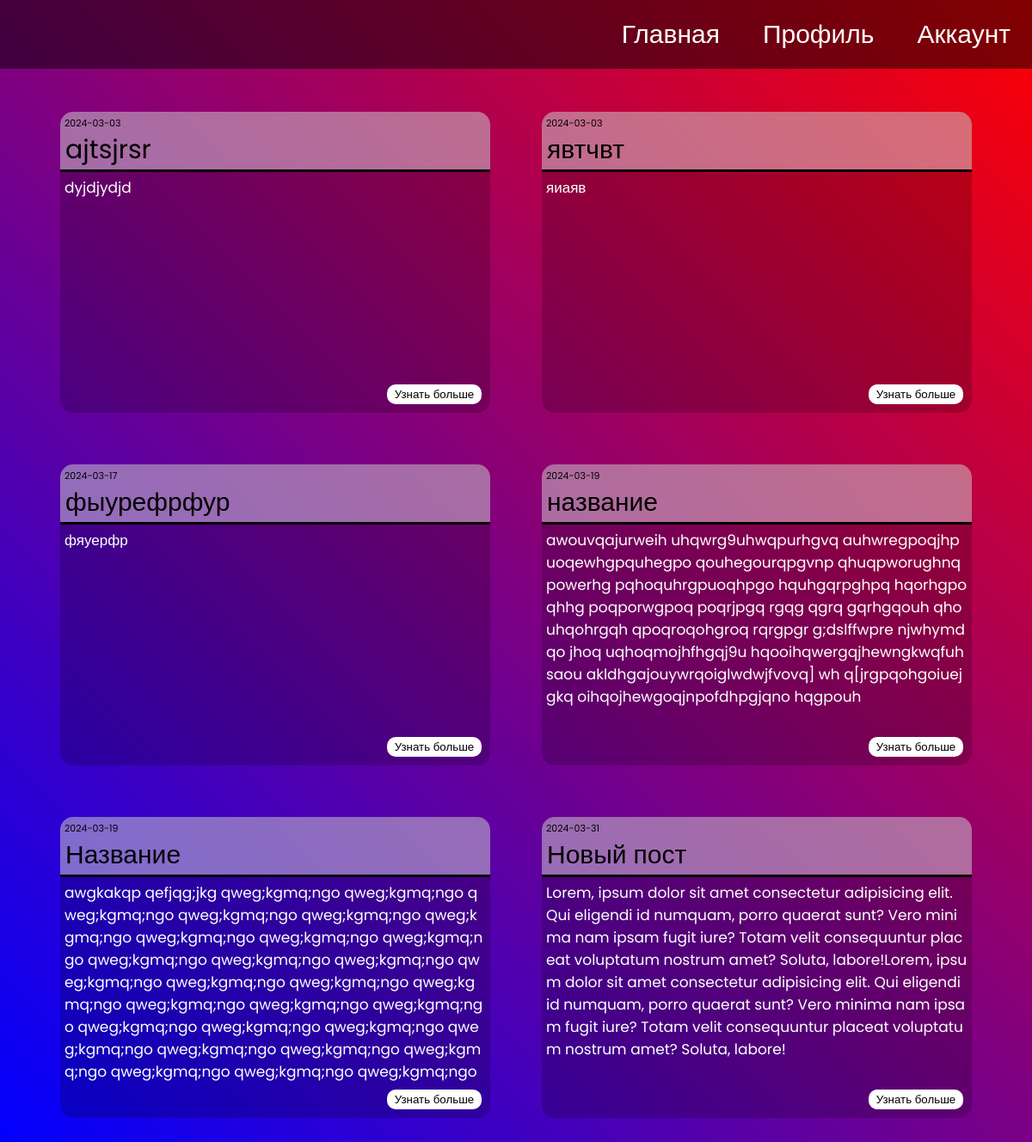
The page /home on the database its author committed.
### tables this page shows
CREATE TABLE "posts" (
	"id"	INTEGER UNIQUE,
	"user_id"	INTEGER,
	"post_title"	TEXT,
	"post"	TEXT,
	"date"	TEXT,
	FOREIGN KEY("user_id") REFERENCES "users"("id"),
	PRIMARY KEY("id" AUTOINCREMENT)
);

### main.py (the view)
@app.route('/home', methods=['GET', 'POST'])
def home():
    opendb()
    cursor.execute('select * from posts')
    posts = cursor.fetchall()
    return render_template('home.html', posts = posts)

### main.py (called while the page is built)
def opendb():
    global db, cursor
    db = sqlite3.connect('file.db')
    cursor = db.cursor()

### templates/home.html (shortened to what this page needs)
{% extends 'base.html' %}
{% block content %}
    <link rel="stylesheet" href="{{ url_for('static', filename='css/style_t.css') }}">
    <main>
        <div class="spacer"></div>
        <div class="posts">
            {% for post in posts%}
            {% if post %}
            <div class="card">
                <div class="info">
                    <p style='font-size: 11px;' class="data">{{ post[4][:10] }}</p>
                    <div><p style="font-size: 30px; margin-left: 6px;">{{post[2]}}</p></div>
                </div>
                <p class="text">{{post[3]}}</p>
                <a href="{{ url_for('show_post', post_id=post[0]) }}"><button>Узнать больше</button></a>
            </div>
            {% endif %}
            {% endfor %}
        </div>
    </main>
{% endblock %}

### templates/base.html (shortened to what this page needs)
<!DOCTYPE html>
<html lang="en">
<head>
    <link rel="stylesheet" href="{{ url_for('static', filename='css/style.css') }}">
</head>
<body>
    <nav>
        <a href="{{ url_for('home') }}">Главная</a>
        <a href="{{ url_for('profile') }}">Профиль</a>
        <a href="{{ url_for('logout') }}">Аккаунт</a>
    </nav>
    {% block content %}{% endblock %}
</body>
</html>

### static/css/style.css (style rules this page uses)
* { margin: 0; padding: 0; box-sizing: border-box; }
nav { position: fixed !important; top: 0; left: 0; width: 100%; height: 80px; display: flex !important; justify-content: flex-end; align-items: center !important; background-color: rgba(0, 0, 0, 0.49) !important; z-index: 10000; }
nav a { text-decoration: none; color: #fff; font-size: 30px; margin: 0 25px; }
body { background: linear-gradient(45deg, blue, red); display: flex; justify-content: center; align-items: center; flex-direction: column; width: 100%; min-height: 100vh; overflow-x: hidden; }

### static/css/style_t.css (style rules this page uses)
* { margin: 0; padding: 0; font-family: 'Poppins', sans-serif; }
.posts { width: 100%; list-style: none; display: grid; grid-template-columns: repeat(2, 50%); }
.card { display: flex; align-items: flex-start; flex-direction: column; width: 500px; height: 350px; margin: 30px; background-color: transparent; border-radius: 15px; font-size: 17px; position: relative; background-color: rgba(0, 0, 0, 0.199); }
.card .info { width: 100%; height: 70px; border-bottom: 3px solid black; background-color: #ffffff6c; border-radius: 15px 15px 0 0; overflow: hidden; text-overflow: ellipsis !important; }
.card a button { position: absolute; bottom: 10px; right: 10px; cursor: pointer; width: 110px; height: 23px; outline: none; border: none; background: #fff; border-radius: 10px; }
.card .text { padding: 5px; width: 100%; max-height: 237px; overflow: hidden; text-overflow: ellipsis; word-break: break-all; color: #fff; }
.spacer { width: 100%; height: 100px; }
.data { margin: 5px 0 0 5px; }

### rows shown on the page
posts: date "2024-03-03", post_title "ajtsjrsr", post "dyjdjydjd"
posts: date "2024-03-03", post_title "явтчвт", post "яиаяв"
posts: date "2024-03-17", post_title "фыурефрфур", post "фяуерфр"
posts: date "2024-03-19", post_title "название", post "awouvqajurweih uhqwrg9uhwqpurhgvq auhwregpoqjhp uoqewhgpquhegpo qouhegourqpgvnp qhuqpworughnqpowerhg pqhoquhrgpuoqhpgo hquhgqrpghpq hqorhgpoqhhg poqporwgpoq poqrjpgq rgqg qgrq gqrhgqouh qhouhqohrgqh qpoqroqohgroq rqrgpgr g;dslffwpre njwhymd qo jhoq uqhoqmojhfhgqj9u hqooihqwergqjhewngkwqfuh saou akldhgajouywrqoiglwdwjfvovq] wh q[jrgpqohgoiuejgkq oihqojhewgoqjnpofdhpgjqno hqgpouh"
posts: date "2024-03-19", post_title "Название", post "awgkakqp qefjqg;jkg qweg;kgmq;ngo qweg;kgmq;ngo qweg;kgmq;ngo qweg;kgmq;ngo qweg;kgmq;ngo qweg;kgmq;ngo qweg;kgmq;ngo qweg;kgmq;ngo qweg;kgmq;ngo qweg;kgmq;ngo qweg;kgmq;ngo qweg;kgmq;ngo qweg;kgmq;ngo qweg;kgmq;ngo qweg;kgmq;ngo qweg;kgmq;ngo qweg;kgmq;ngo qweg;kgmq;ngo qweg;kgmq;ngo qweg;kgmq;ngo qweg;kgmq;ngo qweg;kgmq;ngo qweg;kgmq;ngo qweg;kgmq;ngo qweg;kgmq;ngo qweg;kgmq;ngo qweg;kgmq;ngo qweg;kgmq;ngo qweg;kgmq;ngo…"
posts: date "2024-03-31", post_title "Новый пост", post "Lorem, ipsum dolor sit amet consectetur adipisicing elit. Qui eligendi id numquam, porro quaerat sunt? Vero minima nam ipsam fugit iure? Totam velit consequuntur placeat voluptatum nostrum amet? Soluta, labore!Lorem, ipsum dolor sit amet consectetur adipisicing elit. Qui eligendi id numquam, porro quaerat sunt? Vero minima nam ipsam fugit iure? Totam velit consequuntur placeat voluptatum nostrum amet? Soluta, labore!"
